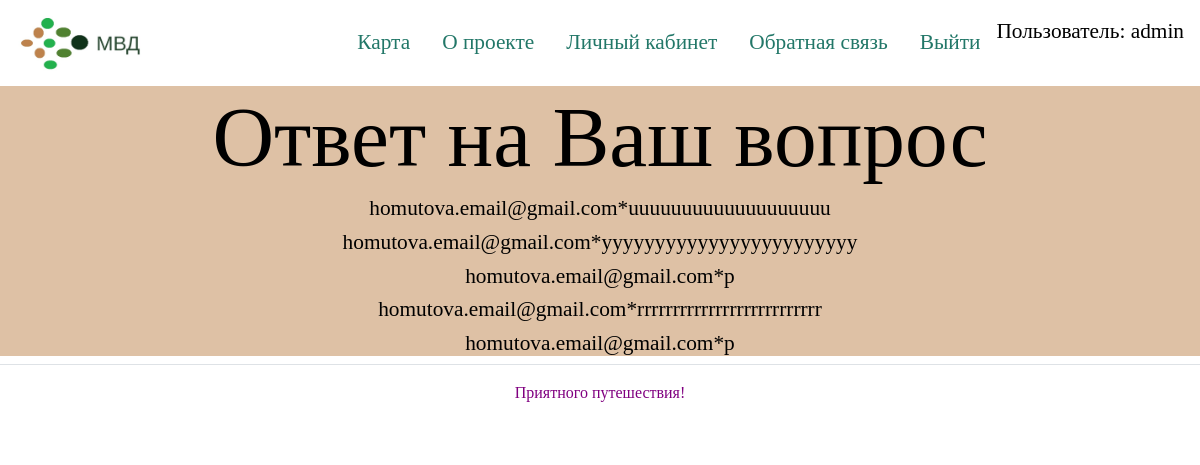
Screenshot of /answer/ (signed in) with the database file from the repository.
### sverdlovskroute/models.py (models this page shows)
class Contact(models.Model):
    name = models.CharField(max_length=200)
    email = models.EmailField(max_length=200)
    message = models.TextField(max_length=1000)
    antwort = models.TextField(max_length=1000, blank=True, null=True)
    user = models.ForeignKey(User, on_delete=models.CASCADE)
    def __str__(self):
        return self.email + '*' + self.antwort

### sverdlovskroute/views.py (the view)
# urls.py: path('answer/', views.answer, name='answer'),
def answer(request):
    template = 'sverdlovskroute/answer.html'
    answer = Contact.objects.filter(user=request.user.id)
    context = {
        'answer': answer
    }
    return render(request, template, context)

### templates/sverdlovskroute/answer.html (shortened to what this page needs)
{% extends "base.html" %}
{% block content %}
<h1>Ответ на Ваш вопрос</h1>
<h3>{% for r in answer %}
    <h3> {{ r }}</h3>
{% endfor %}
{% endblock %}

### templates/includes/header.html (shortened to what this page needs)
{% load static %}
<head>
    <nav class="navbar navbar-light">
    <link rel="stylesheet" href="{% static 'css/bootstrap.min.css' %}" >
    <a class="navbar-brand" href="/">
        <img src="/static/img/logo.png" height="60px" class="d-inline-block align-top" alt="">
      </a>
    {% if user.is_authenticated %}
    <ul class="nav nav-pills">
        <li class="nav-item">
          <a class="nav-link" href="{% url 'route_map' %}">Карта</a>
        </li>
        <li class="nav-item">
          <a class="nav-link" href="{% url 'about' %}">О проекте</a>
        </li>
        <li class="nav-item">
          <a class="nav-link" href="{% url 'profile'  user.username %}">Личный кабинет</a>
        </li>
        <li class="nav-item">
          <a class="nav-link link-light" href="{% url 'contact_page' %}">Обратная связь</a>
        </li>
        <li class="nav-item">
          <a class="nav-link link-light" href="{% url 'logout' %}">Выйти</a>
        </li>
        <li>
          <h3>Пользователь: {{ user.username }}</h3>
        </li>
        {% endif %}
      </ul>
  </nav>
</head>

### static/css/main.css (style rules this page uses)
body { background-image: url('img/fon1.png'); background-repeat: no-repeat; background-size: cover; font-family: "Kyiv*Type Titling"; color: purple; }
h1 { font-family: "Kyiv*Type Titling" }

### templates/includes/header.html (style rules this page uses)
body { background-image: url('/static/img/fon1.png'); background-repeat: no-repeat; background-size: cover; font-family: "Kyiv*Type Titling"; color: #000000; }
h1 { font-family: "Kyiv*Type Titling"; color: #000000; font-size: 64pt; text-align: center }
h3 { font-family: "Kyiv*Type Titling"; color: #000000; font-size: 16pt; text-align: center }
a { color: #227768; font-size: 16pt; text-decoration: none; }
li { text-align: center }

### rows the page displays
Contact: email+antwort "homutova.email@gmail.com*uuuuuuuuuuuuuuuuuuu"
Contact: email+antwort "homutova.email@gmail.com*yyyyyyyyyyyyyyyyyyyyyyyy"
Contact: email+antwort "homutova.email@gmail.com*p"
Contact: email+antwort "homutova.email@gmail.com*rrrrrrrrrrrrrrrrrrrrrrrrrr"
Contact: email+antwort "homutova.email@gmail.com*p"

### other values shown
{{ user.username }} "admin"
